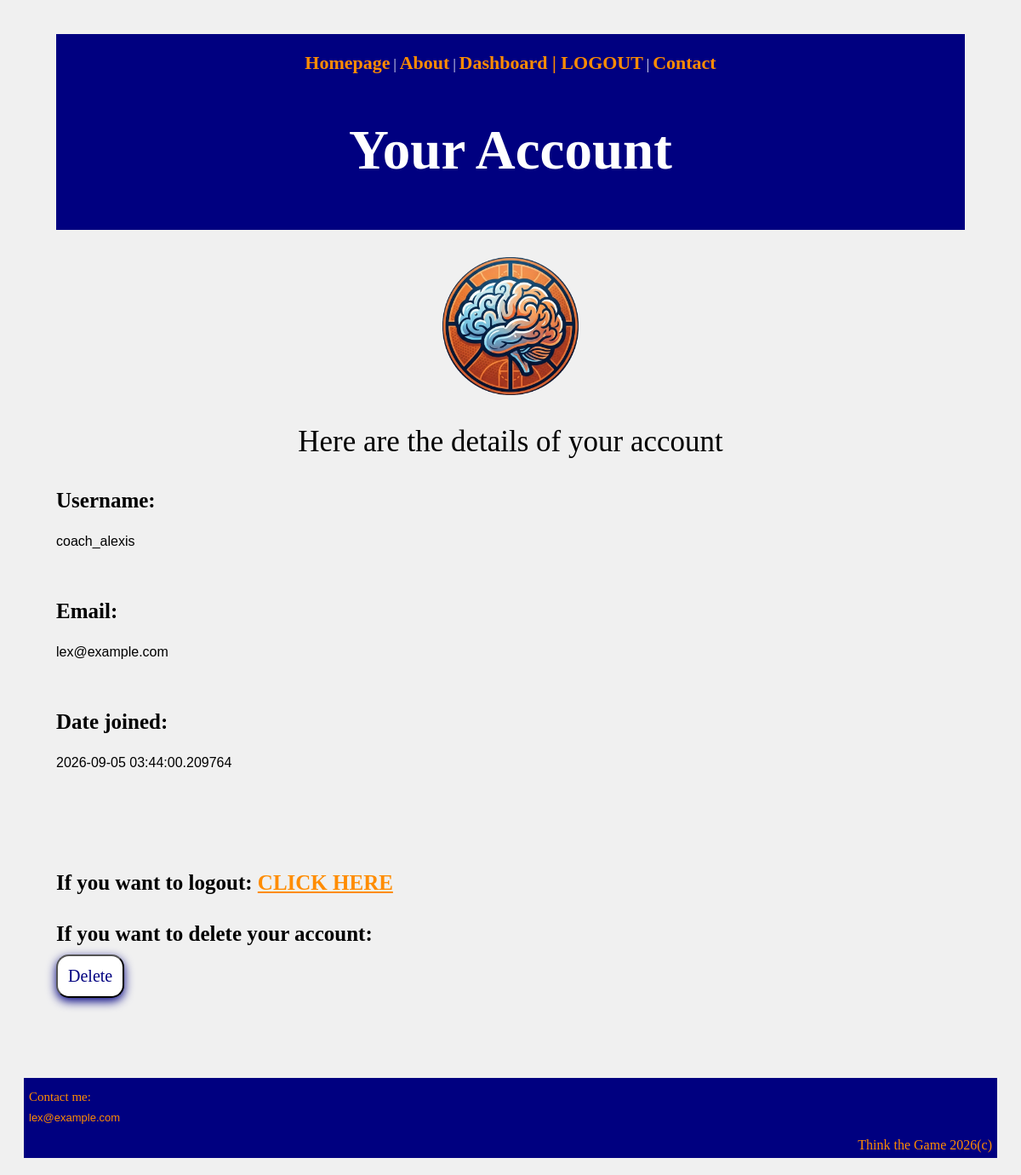
Before: /account (signed in) with the older database file.
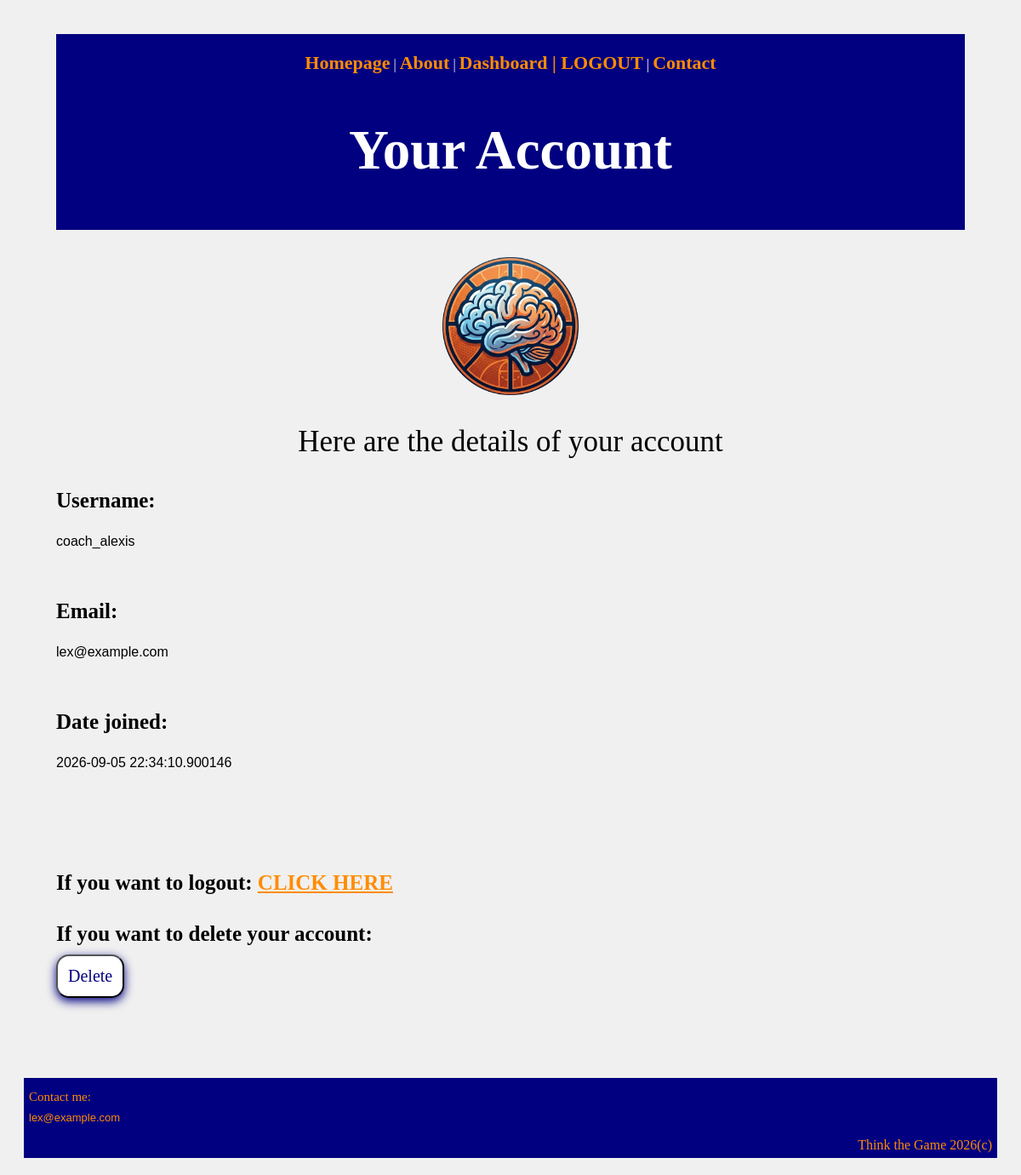
After: the same page with the newer database file.
### basketball_decision_web/app_v2.py (models this page shows, shortened)
class User(UserMixin,db.Model):
    __tablename__ = "users"
    id = db.Column(db.Integer, primary_key=True)
    username = db.Column(db.String(80), unique=True, nullable=False)
    email = db.Column(db.String(120), unique=True, nullable=False)
    password_hash = db.Column(db.String(128), nullable=False)
    role = db.Column(db.String(20), nullable=False, default="player")
    coach_id = db.Column(db.Integer, db.ForeignKey("users.id"))
    created_at = db.Column(
        db.DateTime,
        nullable=False,
        default=datetime.utcnow,
        index=True
    )
    videos = db.relationship("Video", backref="user", lazy=True)
    coach = db.relationship("User", remote_side="User.id", backref="players")

### basketball_decision_web/app_v2.py (the view)
@app.route("/account")
@login_required
def account():
    return render_template("account.html", user=current_user, title="Account | Think the Game")

### basketball_decision_web/app_v2.py (called while the page is built)
@login_manager.user_loader
def load_user(user_id):
    return db.session.get(User, int(user_id))

### basketball_decision_web/templates/account.html
{% extends 'base.html' %}
{% block content %}
<header>
    <nav>
    <p><a href="{{ url_for('index') }}">Homepage</a> | <a href="{{ url_for('about') }}">About</a> | <a href="{{ url_for('dashboard') }}">Dashboard | <a href="{{ url_for('logout') }}">LOGOUT</a> | <a href="#contact">Contact</a></a></p>
    </nav>
    <h1 id="account-title">Your Account</h1>
</header>
<section>
    <figure class="about-logo">
        <img
        id="logo"
        src="{{ url_for('static', filename='logo.png') }}"
        alt="Think the Game logo"
        >
    </figure>
</section>
<section>
    <p id="account-header">Here are the details of your account</p>
    <p id="account-text"><strong>Username: </strong></p><p class="dynamic-text">{{ user.username }}</p>
    <br>
    <p id="account-text"><strong>Email: </strong></p> <p class="dynamic-text">{{ user.email }}</p>
    <br>
    <p id="account-text"><strong>Date joined: </strong></p> <p class="dynamic-text">{{ user.created_at }}</p>
</section>
<br><br><br>
<section>
    <h3 id="logout-redirect">If you want to logout: <a href="{{ url_for('logout') }}">CLICK HERE</a></h3>
</section>
<section>
    <form method="POST" action="{{ url_for('delete_account') }}">
        <p id="delete-button-text"><strong>If you want to delete your account:</strong></p>
        <button id="delete-account-button" onclick="return confirm('Are you sure you want to delete this?');">Delete</button>
    </form>
</section>
{% endblock %}

### basketball_decision_web/templates/base.html (shortened to what this page needs)
<!DOCTYPE html>
<html>
<html>
  <head>
    <link rel="stylesheet" href="{{ url_for('static', filename='style.css') }}">
  </head>
  <body>
    <main>
      {% block content %}
      {% endblock %}
    </main>
    <footer>
      <p id="contact">Contact me: <p style="font-family: Helvetica, Arial, sans-serif; font-size: 13px;">lex@example.com</p></p>
      <p id="title-trademark">Think the Game 2026(c)</p>
    </footer>
  </body>
</html>

### basketball_decision_web/static/style.css (style rules this page uses)
* { font-family: "MyFont", serif; box-sizing: border-box; }
body { background-color: rgb(240, 240, 240); border-color: navy; }
a { font-weight: bold; }
section { margin: 2rem 0; }
header { background-color: navy; color: white; border: 3px navy solid; padding: 10px; margin: 0; }
header h1 { height: fit-content; }
footer { margin: 20px; padding: 3px; border: 3px navy solid; background-color: navy; color: darkorange; }
#contact { line-height: 3px; font-size: 15px; }
#title-trademark { text-align: right; margin-bottom: 0; }
#logo { display: block; width: clamp(90px, 15vw, 160px); height: auto; margin: 0 auto; }
main { max-width:1100px; width: 100%; margin: 0 auto; padding: 2rem 1rem; }
nav { display: flex; justify-content: center; text-align: left; gap: 2rem; padding: 0.5rem 0; }
nav a { text-decoration: none; font-size: 22px; color: darkorange; }
nav p { margin: 0 auto; padding: 0 auto; }
a, nav a, .hero a, footer a, .video-card a { color: darkorange; font-weight: bold; }
.about-logo { margin: 1.5rem auto 1.5rem; }
#account-title { text-align: center; font-weight: bold; font-size: 65px; }
#account-header { text-align: center; font-size: 35px; }
#account-text { font-size: 25px; }
#logout-redirect, #delete-button-text { margin: 0 auto; font-size: 25px; padding: 0 auto; }
.dynamic-text { font-family:Helvetica, Arial, sans-serif; }
#delete-account-button { font-size: 20px; background-color: #fff; color: navy; border-radius: 15px; box-shadow: 0px 4px 12px navy; padding: 0.75rem; margin: 10px auto; }

Changed rows visible on the page:
changed User "coach_alexis": created_at "2026-09-05 03:44:00.209764" → "2026-09-05 22:34:10.900146"
